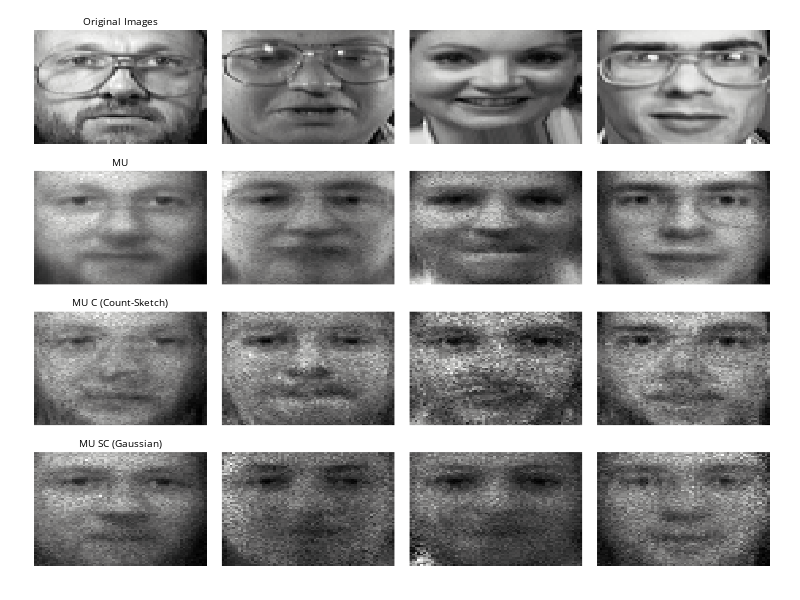

Notebook source saved alongside this figure:
### Markdown cell above
*Plot: Visual Reconstruction Error by Method*

### Code cell
n_images = 4

fig = make_subplots(
    rows=4, cols=4,
    subplot_titles=(["Original Images"] + [' ']*3 + 
                   ["MU"] + [' ']*3 + 
                   ["MU C (Count-Sketch)"] + [' ']*3 + 
                   ["MU SC (Gaussian)"] + [' ']*3),
    vertical_spacing=0.05,
    horizontal_spacing=0.02
)

matrix_pairs = [
    ("Original", X_faces),
    ("MU", X_mu @ Y_mu),
    ("MU C", X_c_mu @ Y_c_mu),
    ("MU SC", X_sc_mu @ Y_sc_mu)
]

for row, (name, Z) in enumerate(matrix_pairs, start=1):
    for col in range(1, n_images + 1):
        z = Z[col-1].reshape(64, 64)
        fig.add_trace(
            go.Heatmap(z=z, colorscale='gray', showscale=False),
            row=row, col=col
        )
  
fig.update_layout(
    width=800,
    height=600,
    font=dict(size=8, color='black'), 
    margin=dict(l=30, r=30, b=30, t=30, pad=10),
    plot_bgcolor='white', 
    paper_bgcolor='white',
)
for row in range(1,5):
    for col in range(1,5):
        fig.update_xaxes(
            showticklabels=False,
            title_text='',
            row=row, col=col
        )
        fig.update_yaxes(
            showticklabels=False,
            title_text='',
            row=row, col=col
        )

fig.update_annotations(font_size=10, font_color='black')
fig.update_yaxes(autorange='reversed')
fig.show()

### Figure 1 — Plotly figure (JSON) as saved in the notebook; plotly's stock layout.template omitted (floating-point values rounded to 4 significant figures; data arrays with more than 128 entries replaced by an {"elided": "..."} marker saying what was removed)
{"data": [{"colorscale": [[0, "rgb(0, 0, 0)"], [0.09091, "rgb(16, 16, 16)"], [0.1818, "rgb(38, 38, 38)"], [0.2727, "rgb(59, 59, 59)"], [0.3636, "rgb(81, 80, 80)"], [0.4545, "rgb(102, 101, 101)"], [0.5455, "rgb(124, 123, 122)"], [0.6364, "rgb(146, 146, 145)"], [0.7273, "rgb(171, 171, 170)"], [0.8182, "rgb(197, 197, 195)"], [0.9091, "rgb(224, 224, 223)"], [1, "rgb(254, 254, 253)"]], "showscale": false, "type": "heatmap", "xaxis": "x", "yaxis": "y", "z": {"elided": "64x64 float values"}}, {"colorscale": [[0, "rgb(0, 0, 0)"], [0.09091, "rgb(16, 16, 16)"], [0.1818, "rgb(38, 38, 38)"], [0.2727, "rgb(59, 59, 59)"], [0.3636, "rgb(81, 80, 80)"], [0.4545, "rgb(102, 101, 101)"], [0.5455, "rgb(124, 123, 122)"], [0.6364, "rgb(146, 146, 145)"], [0.7273, "rgb(171, 171, 170)"], [0.8182, "rgb(197, 197, 195)"], [0.9091, "rgb(224, 224, 223)"], [1, "rgb(254, 254, 253)"]], "showscale": false, "type": "heatmap", "xaxis": "x2", "yaxis": "y2", "z": {"elided": "64x64 float values"}}, {"colorscale": [[0, "rgb(0, 0, 0)"], [0.09091, "rgb(16, 16, 16)"], [0.1818, "rgb(38, 38, 38)"], [0.2727, "rgb(59, 59, 59)"], [0.3636, "rgb(81, 80, 80)"], [0.4545, "rgb(102, 101, 101)"], [0.5455, "rgb(124, 123, 122)"], [0.6364, "rgb(146, 146, 145)"], [0.7273, "rgb(171, 171, 170)"], [0.8182, "rgb(197, 197, 195)"], [0.9091, "rgb(224, 224, 223)"], [1, "rgb(254, 254, 253)"]], "showscale": false, "type": "heatmap", "xaxis": "x3", "yaxis": "y3", "z": {"elided": "64x64 float values"}}, {"colorscale": [[0, "rgb(0, 0, 0)"], [0.09091, "rgb(16, 16, 16)"], [0.1818, "rgb(38, 38, 38)"], [0.2727, "rgb(59, 59, 59)"], [0.3636, "rgb(81, 80, 80)"], [0.4545, "rgb(102, 101, 101)"], [0.5455, "rgb(124, 123, 122)"], [0.6364, "rgb(146, 146, 145)"], [0.7273, "rgb(171, 171, 170)"], [0.8182, "rgb(197, 197, 195)"], [0.9091, "rgb(224, 224, 223)"], [1, "rgb(254, 254, 253)"]], "showscale": false, "type": "heatmap", "xaxis": "x4", "yaxis": "y4", "z": {"elided": "64x64 float values"}}, {"colorscale": [[0, "rgb(0, 0, 0)"], [0.09091, "rgb(16, 16, 16)"], [0.1818, "rgb(38, 38, 38)"], [0.2727, "rgb(59, 59, 59)"], [0.3636, "rgb(81, 80, 80)"], [0.4545, "rgb(102, 101, 101)"], [0.5455, "rgb(124, 123, 122)"], [0.6364, "rgb(146, 146, 145)"], [0.7273, "rgb(171, 171, 170)"], [0.8182, "rgb(197, 197, 195)"], [0.9091, "rgb(224, 224, 223)"], [1, "rgb(254, 254, 253)"]], "showscale": false, "type": "heatmap", "xaxis": "x5", "yaxis": "y5", "z": {"elided": "64x64 float values"}}, {"colorscale": [[0, "rgb(0, 0, 0)"], [0.09091, "rgb(16, 16, 16)"], [0.1818, "rgb(38, 38, 38)"], [0.2727, "rgb(59, 59, 59)"], [0.3636, "rgb(81, 80, 80)"], [0.4545, "rgb(102, 101, 101)"], [0.5455, "rgb(124, 123, 122)"], [0.6364, "rgb(146, 146, 145)"], [0.7273, "rgb(171, 171, 170)"], [0.8182, "rgb(197, 197, 195)"], [0.9091, "rgb(224, 224, 223)"], [1, "rgb(254, 254, 253)"]], "showscale": false, "type": "heatmap", "xaxis": "x6", "yaxis": "y6", "z": {"elided": "64x64 float values"}}, {"colorscale": [[0, "rgb(0, 0, 0)"], [0.09091, "rgb(16, 16, 16)"], [0.1818, "rgb(38, 38, 38)"], [0.2727, "rgb(59, 59, 59)"], [0.3636, "rgb(81, 80, 80)"], [0.4545, "rgb(102, 101, 101)"], [0.5455, "rgb(124, 123, 122)"], [0.6364, "rgb(146, 146, 145)"], [0.7273, "rgb(171, 171, 170)"], [0.8182, "rgb(197, 197, 195)"], [0.9091, "rgb(224, 224, 223)"], [1, "rgb(254, 254, 253)"]], "showscale": false, "type": "heatmap", "xaxis": "x7", "yaxis": "y7", "z": {"elided": "64x64 float values"}}, {"colorscale": [[0, "rgb(0, 0, 0)"], [0.09091, "rgb(16, 16, 16)"], [0.1818, "rgb(38, 38, 38)"], [0.2727, "rgb(59, 59, 59)"], [0.3636, "rgb(81, 80, 80)"], [0.4545, "rgb(102, 101, 101)"], [0.5455, "rgb(124, 123, 122)"], [0.6364, "rgb(146, 146, 145)"], [0.7273, "rgb(171, 171, 170)"], [0.8182, "rgb(197, 197, 195)"], [0.9091, "rgb(224, 224, 223)"], [1, "rgb(254, 254, 253)"]], "showscale": false, "type": "heatmap", "xaxis": "x8", "yaxis": "y8", "z": {"elided": "64x64 float values"}}, {"colorscale": [[0, "rgb(0, 0, 0)"], [0.09091, "rgb(16, 16, 16)"], [0.1818, "rgb(38, 38, 38)"], [0.2727, "rgb(59, 59, 59)"], [0.3636, "rgb(81, 80, 80)"], [0.4545, "rgb(102, 101, 101)"], [0.5455, "rgb(124, 123, 122)"], [0.6364, "rgb(146, 146, 145)"], [0.7273, "rgb(171, 171, 170)"], [0.8182, "rgb(197, 197, 195)"], [0.9091, "rgb(224, 224, 223)"], [1, "rgb(254, 254, 253)"]], "showscale": false, "type": "heatmap", "xaxis": "x9", "yaxis": "y9", "z": {"elided": "64x64 float values"}}, {"colorscale": [[0, "rgb(0, 0, 0)"], [0.09091, "rgb(16, 16, 16)"], [0.1818, "rgb(38, 38, 38)"], [0.2727, "rgb(59, 59, 59)"], [0.3636, "rgb(81, 80, 80)"], [0.4545, "rgb(102, 101, 101)"], [0.5455, "rgb(124, 123, 122)"], [0.6364, "rgb(146, 146, 145)"], [0.7273, "rgb(171, 171, 170)"], [0.8182, "rgb(197, 197, 195)"], [0.9091, "rgb(224, 224, 223)"], [1, "rgb(254, 254, 253)"]], "showscale": false, "type": "heatmap", "xaxis": "x10", "yaxis": "y10", "z": {"elided": "64x64 float values"}}, {"colorscale": [[0, "rgb(0, 0, 0)"], [0.09091, "rgb(16, 16, 16)"], [0.1818, "rgb(38, 38, 38)"], [0.2727, "rgb(59, 59, 59)"], [0.3636, "rgb(81, 80, 80)"], [0.4545, "rgb(102, 101, 101)"], [0.5455, "rgb(124, 123, 122)"], [0.6364, "rgb(146, 146, 145)"], [0.7273, "rgb(171, 171, 170)"], [0.8182, "rgb(197, 197, 195)"], [0.9091, "rgb(224, 224, 223)"], [1, "rgb(254, 254, 253)"]], "showscale": false, "type": "heatmap", "xaxis": "x11", "yaxis": "y11", "z": {"elided": "64x64 float values"}}, {"colorscale": [[0, "rgb(0, 0, 0)"], [0.09091, "rgb(16, 16, 16)"], [0.1818, "rgb(38, 38, 38)"], [0.2727, "rgb(59, 59, 59)"], [0.3636, "rgb(81, 80, 80)"], [0.4545, "rgb(102, 101, 101)"], [0.5455, "rgb(124, 123, 122)"], [0.6364, "rgb(146, 146, 145)"], [0.7273, "rgb(171, 171, 170)"], [0.8182, "rgb(197, 197, 195)"], [0.9091, "rgb(224, 224, 223)"], [1, "rgb(254, 254, 253)"]], "showscale": false, "type": "heatmap", "xaxis": "x12", "yaxis": "y12", "z": {"elided": "64x64 float values"}}, {"colorscale": [[0, "rgb(0, 0, 0)"], [0.09091, "rgb(16, 16, 16)"], [0.1818, "rgb(38, 38, 38)"], [0.2727, "rgb(59, 59, 59)"], [0.3636, "rgb(81, 80, 80)"], [0.4545, "rgb(102, 101, 101)"], [0.5455, "rgb(124, 123, 122)"], [0.6364, "rgb(146, 146, 145)"], [0.7273, "rgb(171, 171, 170)"], [0.8182, "rgb(197, 197, 195)"], [0.9091, "rgb(224, 224, 223)"], [1, "rgb(254, 254, 253)"]], "showscale": false, "type": "heatmap", "xaxis": "x13", "yaxis": "y13", "z": {"elided": "64x64 float values"}}, {"colorscale": [[0, "rgb(0, 0, 0)"], [0.09091, "rgb(16, 16, 16)"], [0.1818, "rgb(38, 38, 38)"], [0.2727, "rgb(59, 59, 59)"], [0.3636, "rgb(81, 80, 80)"], [0.4545, "rgb(102, 101, 101)"], [0.5455, "rgb(124, 123, 122)"], [0.6364, "rgb(146, 146, 145)"], [0.7273, "rgb(171, 171, 170)"], [0.8182, "rgb(197, 197, 195)"], [0.9091, "rgb(224, 224, 223)"], [1, "rgb(254, 254, 253)"]], "showscale": false, "type": "heatmap", "xaxis": "x14", "yaxis": "y14", "z": {"elided": "64x64 float values"}}, {"colorscale": [[0, "rgb(0, 0, 0)"], [0.09091, "rgb(16, 16, 16)"], [0.1818, "rgb(38, 38, 38)"], [0.2727, "rgb(59, 59, 59)"], [0.3636, "rgb(81, 80, 80)"], [0.4545, "rgb(102, 101, 101)"], [0.5455, "rgb(124, 123, 122)"], [0.6364, "rgb(146, 146, 145)"], [0.7273, "rgb(171, 171, 170)"], [0.8182, "rgb(197, 197, 195)"], [0.9091, "rgb(224, 224, 223)"], [1, "rgb(254, 254, 253)"]], "showscale": false, "type": "heatmap", "xaxis": "x15", "yaxis": "y15", "z": {"elided": "64x64 float values"}}, {"colorscale": [[0, "rgb(0, 0, 0)"], [0.09091, "rgb(16, 16, 16)"], [0.1818, "rgb(38, 38, 38)"], [0.2727, "rgb(59, 59, 59)"], [0.3636, "rgb(81, 80, 80)"], [0.4545, "rgb(102, 101, 101)"], [0.5455, "rgb(124, 123, 122)"], [0.6364, "rgb(146, 146, 145)"], [0.7273, "rgb(171, 171, 170)"], [0.8182, "rgb(197, 197, 195)"], [0.9091, "rgb(224, 224, 223)"], [1, "rgb(254, 254, 253)"]], "showscale": false, "type": "heatmap", "xaxis": "x16", "yaxis": "y16", "z": {"elided": "64x64 float values"}}], "layout": {"annotations": [{"font": {"color": "black", "size": 10}, "showarrow": false, "text": "Original Images", "x": 0.1175, "xanchor": "center", "xref": "paper", "y": 1, "yanchor": "bottom", "yref": "paper"}, {"font": {"color": "black", "size": 10}, "showarrow": false, "text": " ", "x": 0.3725, "xanchor": "center", "xref": "paper", "y": 1, "yanchor": "bottom", "yref": "paper"}, {"font": {"color": "black", "size": 10}, "showarrow": false, "text": " ", "x": 0.6275, "xanchor": "center", "xref": "paper", "y": 1, "yanchor": "bottom", "yref": "paper"}, {"font": {"color": "black", "size": 10}, "showarrow": false, "text": " ", "x": 0.8825, "xanchor": "center", "xref": "paper", "y": 1, "yanchor": "bottom", "yref": "paper"}, {"font": {"color": "black", "size": 10}, "showarrow": false, "text": "MU", "x": 0.1175, "xanchor": "center", "xref": "paper", "y": 0.7375, "yanchor": "bottom", "yref": "paper"}, {"font": {"color": "black", "size": 10}, "showarrow": false, "text": " ", "x": 0.3725, "xanchor": "center", "xref": "paper", "y": 0.7375, "yanchor": "bottom", "yref": "paper"}, {"font": {"color": "black", "size": 10}, "showarrow": false, "text": " ", "x": 0.6275, "xanchor": "center", "xref": "paper", "y": 0.7375, "yanchor": "bottom", "yref": "paper"}, {"font": {"color": "black", "size": 10}, "showarrow": false, "text": " ", "x": 0.8825, "xanchor": "center", "xref": "paper", "y": 0.7375, "yanchor": "bottom", "yref": "paper"}, {"font": {"color": "black", "size": 10}, "showarrow": false, "text": "MU C (Count-Sketch)", "x": 0.1175, "xanchor": "center", "xref": "paper", "y": 0.475, "yanchor": "bottom", "yref": "paper"}, {"font": {"color": "black", "size": 10}, "showarrow": false, "text": " ", "x": 0.3725, "xanchor": "center", "xref": "paper", "y": 0.475, "yanchor": "bottom", "yref": "paper"}, {"font": {"color": "black", "size": 10}, "showarrow": false, "text": " ", "x": 0.6275, "xanchor": "center", "xref": "paper", "y": 0.475, "yanchor": "bottom", "yref": "paper"}, {"font": {"color": "black", "size": 10}, "showarrow": false, "text": " ", "x": 0.8825, "xanchor": "center", "xref": "paper", "y": 0.475, "yanchor": "bottom", "yref": "paper"}, {"font": {"color": "black", "size": 10}, "showarrow": false, "text": "MU SC (Gaussian)", "x": 0.1175, "xanchor": "center", "xref": "paper", "y": 0.2125, "yanchor": "bottom", "yref": "paper"}, {"font": {"color": "black", "size": 10}, "showarrow": false, "text": " ", "x": 0.3725, "xanchor": "center", "xref": "paper", "y": 0.2125, "yanchor": "bottom", "yref": "paper"}, {"font": {"color": "black", "size": 10}, "showarrow": false, "text": " ", "x": 0.6275, "xanchor": "center", "xref": "paper", "y": 0.2125, "yanchor": "bottom", "yref": "paper"}, {"font": {"color": "black", "size": 10}, "showarrow": false, "text": " ", "x": 0.8825, "xanchor": "center", "xref": "paper", "y": 0.2125, "yanchor": "bottom", "yref": "paper"}], "font": {"color": "black", "size": 8}, "height": 600, "margin": {"b": 30, "l": 30, "pad": 10, "r": 30, "t": 30}, "paper_bgcolor": "white", "plot_bgcolor": "white", "width": 800, "xaxis": {"anchor": "y", "domain": [0, 0.235], "showticklabels": false, "title": {"text": ""}}, "xaxis10": {"anchor": "y10", "domain": [0.255, 0.49], "showticklabels": false, "title": {"text": ""}}, "xaxis11": {"anchor": "y11", "domain": [0.51, 0.745], "showticklabels": false, "title": {"text": ""}}, "xaxis12": {"anchor": "y12", "domain": [0.765, 1.0], "showticklabels": false, "title": {"text": ""}}, "xaxis13": {"anchor": "y13", "domain": [0, 0.235], "showticklabels": false, "title": {"text": ""}}, "xaxis14": {"anchor": "y14", "domain": [0.255, 0.49], "showticklabels": false, "title": {"text": ""}}, "xaxis15": {"anchor": "y15", "domain": [0.51, 0.745], "showticklabels": false, "title": {"text": ""}}, "xaxis16": {"anchor": "y16", "domain": [0.765, 1.0], "showticklabels": false, "title": {"text": ""}}, "xaxis2": {"anchor": "y2", "domain": [0.255, 0.49], "showticklabels": false, "title": {"text": ""}}, "xaxis3": {"anchor": "y3", "domain": [0.51, 0.745], "showticklabels": false, "title": {"text": ""}}, "xaxis4": {"anchor": "y4", "domain": [0.765, 1.0], "showticklabels": false, "title": {"text": ""}}, "xaxis5": {"anchor": "y5", "domain": [0, 0.235], "showticklabels": false, "title": {"text": ""}}, "xaxis6": {"anchor": "y6", "domain": [0.255, 0.49], "showticklabels": false, "title": {"text": ""}}, "xaxis7": {"anchor": "y7", "domain": [0.51, 0.745], "showticklabels": false, "title": {"text": ""}}, "xaxis8": {"anchor": "y8", "domain": [0.765, 1.0], "showticklabels": false, "title": {"text": ""}}, "xaxis9": {"anchor": "y9", "domain": [0, 0.235], "showticklabels": false, "title": {"text": ""}}, "yaxis": {"anchor": "x", "autorange": "reversed", "domain": [0.7875, 1], "showticklabels": false, "title": {"text": ""}}, "yaxis10": {"anchor": "x10", "autorange": "reversed", "domain": [0.2625, 0.475], "showticklabels": false, "title": {"text": ""}}, "yaxis11": {"anchor": "x11", "autorange": "reversed", "domain": [0.2625, 0.475], "showticklabels": false, "title": {"text": ""}}, "yaxis12": {"anchor": "x12", "autorange": "reversed", "domain": [0.2625, 0.475], "showticklabels": false, "title": {"text": ""}}, "yaxis13": {"anchor": "x13", "autorange": "reversed", "domain": [0, 0.2125], "showticklabels": false, "title": {"text": ""}}, "yaxis14": {"anchor": "x14", "autorange": "reversed", "domain": [0, 0.2125], "showticklabels": false, "title": {"text": ""}}, "yaxis15": {"anchor": "x15", "autorange": "reversed", "domain": [0, 0.2125], "showticklabels": false, "title": {"text": ""}}, "yaxis16": {"anchor": "x16", "autorange": "reversed", "domain": [0, 0.2125], "showticklabels": false, "title": {"text": ""}}, "yaxis2": {"anchor": "x2", "autorange": "reversed", "domain": [0.7875, 1], "showticklabels": false, "title": {"text": ""}}, "yaxis3": {"anchor": "x3", "autorange": "reversed", "domain": [0.7875, 1], "showticklabels": false, "title": {"text": ""}}, "yaxis4": {"anchor": "x4", "autorange": "reversed", "domain": [0.7875, 1], "showticklabels": false, "title": {"text": ""}}, "yaxis5": {"anchor": "x5", "autorange": "reversed", "domain": [0.525, 0.7375], "showticklabels": false, "title": {"text": ""}}, "yaxis6": {"anchor": "x6", "autorange": "reversed", "domain": [0.525, 0.7375], "showticklabels": false, "title": {"text": ""}}, "yaxis7": {"anchor": "x7", "autorange": "reversed", "domain": [0.525, 0.7375], "showticklabels": false, "title": {"text": ""}}, "yaxis8": {"anchor": "x8", "autorange": "reversed", "domain": [0.525, 0.7375], "showticklabels": false, "title": {"text": ""}}, "yaxis9": {"anchor": "x9", "autorange": "reversed", "domain": [0.2625, 0.475], "showticklabels": false, "title": {"text": ""}}}}
